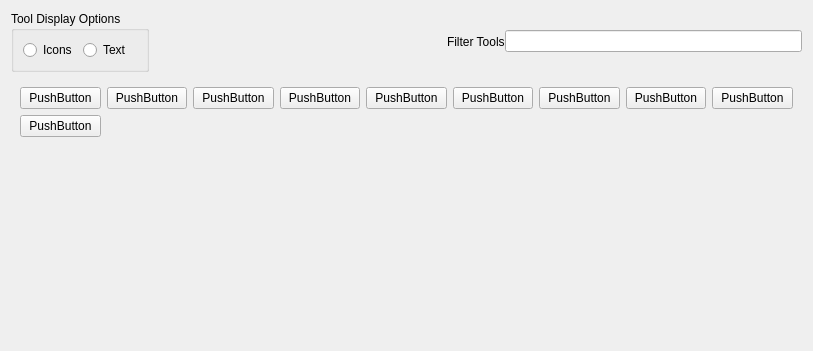
<?xml version="1.0" encoding="UTF-8"?>
<ui version="4.0">
 <class>Form</class>
 <widget class="QWidget" name="Form">
  <property name="geometry">
   <rect>
    <x>0</x>
    <y>0</y>
    <width>813</width>
    <height>351</height>
   </rect>
  </property>
  <property name="sizePolicy">
   <sizepolicy hsizetype="Preferred" vsizetype="Preferred">
    <horstretch>0</horstretch>
    <verstretch>0</verstretch>
   </sizepolicy>
  </property>
  <property name="windowTitle">
   <string>Toolbox</string>
  </property>
  <property name="layoutDirection">
   <enum>Qt::LeftToRight</enum>
  </property>
  <property name="autoFillBackground">
   <bool>true</bool>
  </property>
  <layout class="QVBoxLayout" name="verticalLayout_2">
   <item>
    <layout class="QVBoxLayout" name="verticalLayout" stretch="0">
     <property name="spacing">
      <number>0</number>
     </property>
     <item>
      <layout class="QHBoxLayout" name="horizontalLayout">
       <property name="sizeConstraint">
        <enum>QLayout::SetFixedSize</enum>
       </property>
       <item>
        <widget class="QGroupBox" name="groupBox">
         <property name="title">
          <string>Tool Display Options</string>
         </property>
         <layout class="QHBoxLayout" name="horizontalLayout_2">
          <item>
           <widget class="QRadioButton" name="radioButton">
            <property name="text">
             <string>Icons</string>
            </property>
           </widget>
          </item>
          <item>
           <widget class="QRadioButton" name="radioButton_2">
            <property name="text">
             <string>Text</string>
            </property>
           </widget>
          </item>
         </layout>
        </widget>
       </item>
       <item>
        <spacer name="horizontalSpacer">
         <property name="orientation">
          <enum>Qt::Horizontal</enum>
         </property>
         <property name="sizeType">
          <enum>QSizePolicy::MinimumExpanding</enum>
         </property>
         <property name="sizeHint" stdset="0">
          <size>
           <width>100</width>
           <height>20</height>
          </size>
         </property>
        </spacer>
       </item>
       <item>
        <widget class="QLabel" name="toolsFilterLabel">
         <property name="text">
          <string>Filter Tools</string>
         </property>
        </widget>
       </item>
       <item>
        <widget class="QLineEdit" name="toolsFilterInput">
         <property name="enabled">
          <bool>true</bool>
         </property>
         <property name="minimumSize">
          <size>
           <width>200</width>
           <height>0</height>
          </size>
         </property>
         <property name="toolTip">
          <string>Enter a keyword to filter the displayed tools</string>
         </property>
        </widget>
       </item>
      </layout>
     </item>
    </layout>
   </item>
   <item alignment="Qt::AlignTop">
    <widget class="QWidget" name="widget" native="true">
     <property name="cursor">
      <cursorShape>PointingHandCursor</cursorShape>
     </property>
     <property name="layoutDirection">
      <enum>Qt::LeftToRight</enum>
     </property>
     <layout class="QGridLayout" name="toolsLayout">
      <item row="0" column="0">
       <widget class="QPushButton" name="pushButton">
        <property name="text">
         <string>PushButton</string>
        </property>
       </widget>
      </item>
      <item row="0" column="2">
       <widget class="QPushButton" name="pushButton_3">
        <property name="text">
         <string>PushButton</string>
        </property>
       </widget>
      </item>
      <item row="0" column="1">
       <widget class="QPushButton" name="pushButton_2">
        <property name="text">
         <string>PushButton</string>
        </property>
       </widget>
      </item>
      <item row="0" column="7">
       <widget class="QPushButton" name="pushButton_7">
        <property name="text">
         <string>PushButton</string>
        </property>
       </widget>
      </item>
      <item row="0" column="4">
       <widget class="QPushButton" name="pushButton_4">
        <property name="text">
         <string>PushButton</string>
        </property>
       </widget>
      </item>
      <item row="0" column="6">
       <widget class="QPushButton" name="pushButton_6">
        <property name="text">
         <string>PushButton</string>
        </property>
       </widget>
      </item>
      <item row="0" column="5">
       <widget class="QPushButton" name="pushButton_5">
        <property name="text">
         <string>PushButton</string>
        </property>
       </widget>
      </item>
      <item row="0" column="3">
       <widget class="QPushButton" name="pushButton_10">
        <property name="text">
         <string>PushButton</string>
        </property>
       </widget>
      </item>
      <item row="0" column="8">
       <widget class="QPushButton" name="pushButton_8">
        <property name="text">
         <string>PushButton</string>
        </property>
       </widget>
      </item>
      <item row="1" column="0">
       <widget class="QPushButton" name="pushButton_9">
        <property name="text">
         <string>PushButton</string>
        </property>
       </widget>
      </item>
     </layout>
    </widget>
   </item>
  </layout>
 </widget>
 <resources/>
 <connections/>
</ui>
